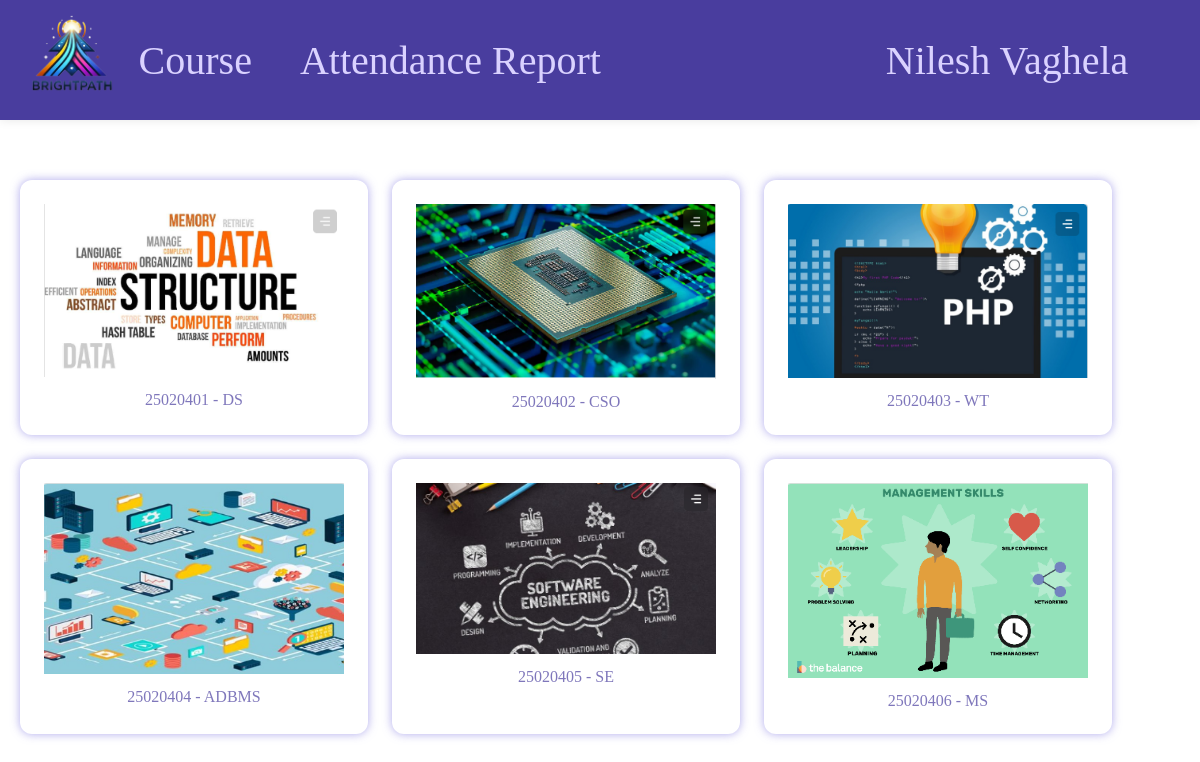
Screenshot of /hod/php/cc-view.php (signed in) with the database file from the repository.
### tables this page shows
CREATE TABLE `course` (
  `Course_ID` int(15) NOT NULL,
  `Course_Name` varchar(25) NOT NULL,
  `Department_ID` int(15) DEFAULT NULL,
  `Credits` int(5) NOT NULL,
  `HOD_ID` int(15) DEFAULT NULL
);

CREATE TABLE `ipath` (
  `course_id` int(15) DEFAULT NULL,
  `path` varchar(225) DEFAULT NULL
);

### hod/php/cc-view.php (the view, shortened to what this page needs)
<?php
include 'navbar.php';
include 'conn.php';
?>
<!DOCTYPE html>
<html lang="en">
<head>
    <link rel="stylesheet" href="../css/cc-view.css">
</head>
<body>
<div class="main">
    <?php
    $select = "SELECT * FROM course WHERE course_id NOT IN (SELECT course_id FROM cvallow WHERE status = 'not-allow') AND department_id = " . $_SESSION['did'];
    $result = mysqli_query($conn, $select);
    if (mysqli_num_rows($result) > 0) {
        while ($row = mysqli_fetch_array($result)) {
            $courseId = $row['Course_ID'];
            $fetch_image_address = "SELECT * FROM ipath WHERE course_ID = '$courseId'";
            $imagePath = mysqli_query($conn, $fetch_image_address);
            $imageRow = mysqli_fetch_array($imagePath);
            $ipath="../images/courseimages/".$imageRow['path'];
    ?>
    <div class="card" onclick="window.location.href='course_details.php?cid=<?php echo $courseId; ?>'">
        <div class="img">
            <img src="<?php echo $ipath; ?>" alt="Subject Image">
        </div>
        <div class="name">
            <p><?php echo $row['Course_ID'] . " - " . $row['Course_Name']; ?></p>
        </div>
    </div>
    <?php
        }
    } else {
        echo "<p>No courses available.</p>";
    }
    ?>
</div>
</body>
</html>

### hod/php/navbar.php (shortened to what this page needs)
<!DOCTYPE html>
<html lang="en">
<head>
    <link rel="stylesheet" href="../css/navbar.css">
</head>
<body>
    <div class="navbar">
        <div class="nav">
            <div class="left">
                <button class="navbtn">
                    <a href="view.php" title="Home">
                        <img src="../images/logo.png" alt="logo">
                    </a>
                </button>
            </div>
            <div class="right">
                <div class="r1">
                    <div id="course" class="navfild">
                        <button class="navbtn" onclick="window.location.href='c-view.php'">Course</button>
                    </div>
                    <div id="attendance" class="navfild">
                        <button class="navbtn"><a href="#">Attendance Report</a></button>
                    </div>
                </div>
                <div class="r2">
                    <div id="userinfo" class="navfild">
                        <button class="navbtn" onclick="useri()">
                            <?php
                                echo $_SESSION['name'];
                            ?>
                        </button>
                    </div>
                </div>
            </div>
        </div>
    </div>
</body>
</html>

### hod/css/navbar.css (style rules this page uses)
* { font-family: 'Times New Roman'; margin: 0; padding: 0; }
button { background: none; border: none; text-decoration: none; color: #dad2ff; cursor: pointer; background-color: transparent; }
a { text-decoration: none; color: #dad2ff; width: 100%; }
button, a { font-size: 5vh; }
.navbar { display: flex; flex-direction:column; position: fixed; width: 100%; height: auto; background-color: #493d9e; z-index: 100; box-shadow: 0 0 10px 0 rgba(0, 0, 0, 0.1); }
.nav { display: flex; justify-content: space-between; align-items: center; padding: 15px 30px; }
.left { width: 10%; position: relative; }
.left img { height: 10vh; width: auto; }
.right { width: 95%; display: flex; gap: 7vw; }
.r1 { display: flex; gap: 4vw; width: 70%; }
.r2 { width: 30%; right: 1vw; }
.navfild { display: flex; }

### hod/css/cc-view.css (style rules this page uses)
.main { position: relative; top: 20vh; display: flex; flex-wrap: wrap; justify-items: start; gap: 3vh; padding: 20px; }
.card { padding: 3vh; background-color: #fff; border-radius: 12px; box-shadow: 0 0 10px rgba(120, 111, 224, 0.6); color: rgba(73, 61, 158,0.7); text-align: center; transition: transform 0.5s ease-in-out; cursor: pointer; }
.img img { width: 25vw; height: auto; object-fit: contain; margin-bottom: 10px; }
.name p { font-size: 16px; font-weight: 500; }

### rows the page displays
course: ipath.path (picture), Course_ID "25020401", Course_Name "DS"
course: ipath.path (picture), Course_ID "25020402", Course_Name "CSO"
course: ipath.path (picture), Course_ID "25020403", Course_Name "WT"
course: ipath.path (picture), Course_ID "25020404", Course_Name "ADBMS"
course: ipath.path (picture), Course_ID "25020405", Course_Name "SE"
course: ipath.path (picture), Course_ID "25020406", Course_Name "MS"

### other values shown
$_SESSION['name'] "Nilesh Vaghela"
